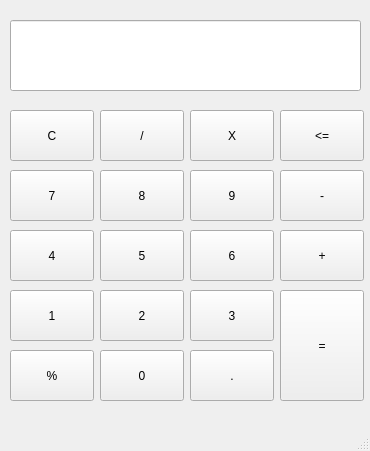
<?xml version="1.0" encoding="UTF-8"?>
<ui version="4.0">
 <class>MainWindow</class>
 <widget class="QMainWindow" name="MainWindow">
  <property name="geometry">
   <rect>
    <x>0</x>
    <y>0</y>
    <width>370</width>
    <height>451</height>
   </rect>
  </property>
  <property name="windowTitle">
   <string>MainWindow</string>
  </property>
  <widget class="QWidget" name="centralwidget">
   <widget class="QLineEdit" name="lineEdit">
    <property name="geometry">
     <rect>
      <x>10</x>
      <y>20</y>
      <width>351</width>
      <height>71</height>
     </rect>
    </property>
    <property name="sizePolicy">
     <sizepolicy hsizetype="Expanding" vsizetype="Expanding">
      <horstretch>0</horstretch>
      <verstretch>0</verstretch>
     </sizepolicy>
    </property>
    <property name="font">
     <font>
      <pointsize>20</pointsize>
     </font>
    </property>
    <property name="inputMethodHints">
     <set>Qt::ImhDigitsOnly</set>
    </property>
    <property name="inputMask">
     <string/>
    </property>
    <property name="alignment">
     <set>Qt::AlignBottom|Qt::AlignRight|Qt::AlignTrailing</set>
    </property>
    <property name="placeholderText">
     <string/>
    </property>
   </widget>
   <widget class="QPushButton" name="pushButton">
    <property name="geometry">
     <rect>
      <x>10</x>
      <y>110</y>
      <width>84</width>
      <height>51</height>
     </rect>
    </property>
    <property name="text">
     <string>C</string>
    </property>
   </widget>
   <widget class="QPushButton" name="pushButton_2">
    <property name="geometry">
     <rect>
      <x>100</x>
      <y>110</y>
      <width>84</width>
      <height>51</height>
     </rect>
    </property>
    <property name="text">
     <string>/</string>
    </property>
   </widget>
   <widget class="QPushButton" name="pushButton_3">
    <property name="geometry">
     <rect>
      <x>190</x>
      <y>110</y>
      <width>84</width>
      <height>51</height>
     </rect>
    </property>
    <property name="text">
     <string>X</string>
    </property>
   </widget>
   <widget class="QPushButton" name="pushButton_4">
    <property name="geometry">
     <rect>
      <x>280</x>
      <y>110</y>
      <width>84</width>
      <height>51</height>
     </rect>
    </property>
    <property name="text">
     <string>&lt;=</string>
    </property>
   </widget>
   <widget class="QPushButton" name="pushButton_5">
    <property name="geometry">
     <rect>
      <x>10</x>
      <y>170</y>
      <width>84</width>
      <height>51</height>
     </rect>
    </property>
    <property name="text">
     <string>7</string>
    </property>
   </widget>
   <widget class="QPushButton" name="pushButton_6">
    <property name="geometry">
     <rect>
      <x>100</x>
      <y>170</y>
      <width>84</width>
      <height>51</height>
     </rect>
    </property>
    <property name="text">
     <string>8</string>
    </property>
   </widget>
   <widget class="QPushButton" name="pushButton_7">
    <property name="geometry">
     <rect>
      <x>190</x>
      <y>170</y>
      <width>84</width>
      <height>51</height>
     </rect>
    </property>
    <property name="text">
     <string>9</string>
    </property>
   </widget>
   <widget class="QPushButton" name="pushButton_8">
    <property name="geometry">
     <rect>
      <x>280</x>
      <y>170</y>
      <width>84</width>
      <height>51</height>
     </rect>
    </property>
    <property name="text">
     <string>-</string>
    </property>
   </widget>
   <widget class="QPushButton" name="pushButton_9">
    <property name="geometry">
     <rect>
      <x>10</x>
      <y>230</y>
      <width>84</width>
      <height>51</height>
     </rect>
    </property>
    <property name="text">
     <string>4</string>
    </property>
   </widget>
   <widget class="QPushButton" name="pushButton_10">
    <property name="geometry">
     <rect>
      <x>100</x>
      <y>230</y>
      <width>84</width>
      <height>51</height>
     </rect>
    </property>
    <property name="text">
     <string>5</string>
    </property>
   </widget>
   <widget class="QPushButton" name="pushButton_11">
    <property name="geometry">
     <rect>
      <x>190</x>
      <y>230</y>
      <width>84</width>
      <height>51</height>
     </rect>
    </property>
    <property name="text">
     <string>6</string>
    </property>
   </widget>
   <widget class="QPushButton" name="pushButton_12">
    <property name="geometry">
     <rect>
      <x>280</x>
      <y>230</y>
      <width>84</width>
      <height>51</height>
     </rect>
    </property>
    <property name="text">
     <string>+</string>
    </property>
   </widget>
   <widget class="QPushButton" name="pushButton_13">
    <property name="geometry">
     <rect>
      <x>10</x>
      <y>290</y>
      <width>84</width>
      <height>51</height>
     </rect>
    </property>
    <property name="text">
     <string>1</string>
    </property>
   </widget>
   <widget class="QPushButton" name="pushButton_14">
    <property name="geometry">
     <rect>
      <x>100</x>
      <y>290</y>
      <width>84</width>
      <height>51</height>
     </rect>
    </property>
    <property name="text">
     <string>2</string>
    </property>
   </widget>
   <widget class="QPushButton" name="pushButton_15">
    <property name="geometry">
     <rect>
      <x>190</x>
      <y>290</y>
      <width>84</width>
      <height>51</height>
     </rect>
    </property>
    <property name="text">
     <string>3</string>
    </property>
   </widget>
   <widget class="QPushButton" name="pushButton_17">
    <property name="geometry">
     <rect>
      <x>10</x>
      <y>350</y>
      <width>84</width>
      <height>51</height>
     </rect>
    </property>
    <property name="text">
     <string>%</string>
    </property>
   </widget>
   <widget class="QPushButton" name="pushButton_18">
    <property name="geometry">
     <rect>
      <x>100</x>
      <y>350</y>
      <width>84</width>
      <height>51</height>
     </rect>
    </property>
    <property name="text">
     <string>0</string>
    </property>
   </widget>
   <widget class="QPushButton" name="pushButton_19">
    <property name="geometry">
     <rect>
      <x>190</x>
      <y>350</y>
      <width>84</width>
      <height>51</height>
     </rect>
    </property>
    <property name="text">
     <string>.</string>
    </property>
   </widget>
   <widget class="QPushButton" name="pushButton_20">
    <property name="geometry">
     <rect>
      <x>280</x>
      <y>290</y>
      <width>84</width>
      <height>111</height>
     </rect>
    </property>
    <property name="text">
     <string>=</string>
    </property>
   </widget>
  </widget>
  <widget class="QMenuBar" name="menubar">
   <property name="geometry">
    <rect>
     <x>0</x>
     <y>0</y>
     <width>370</width>
     <height>22</height>
    </rect>
   </property>
  </widget>
  <widget class="QStatusBar" name="statusbar"/>
 </widget>
 <resources/>
 <connections/>
</ui>
